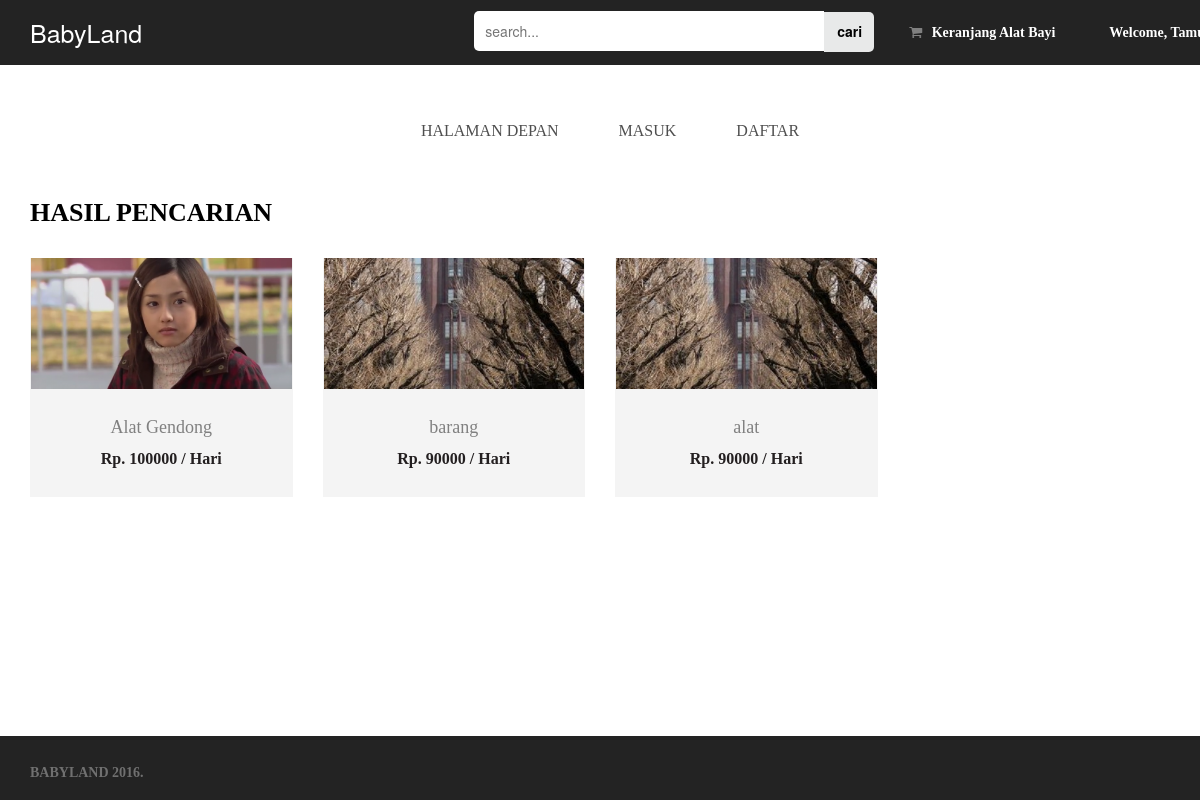
Before: /index.php/controller_cari with the older database file.
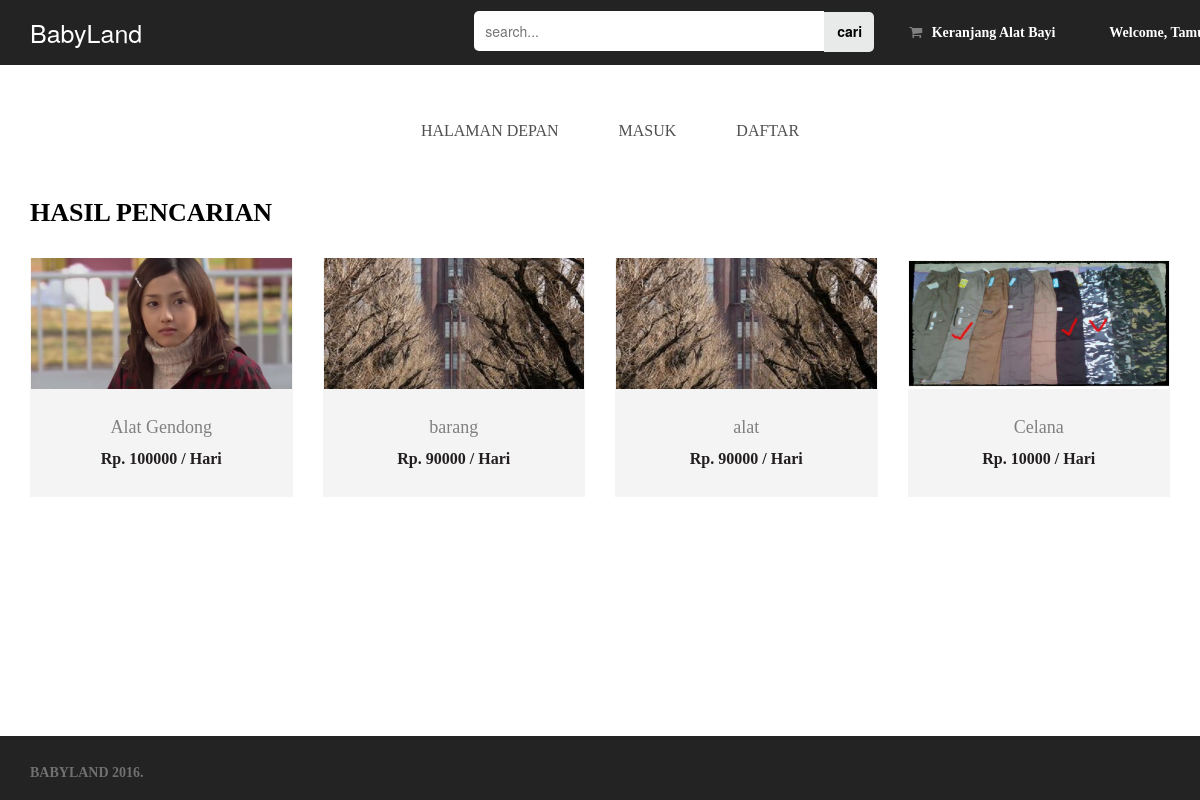
After: the same page with the newer database file.
### tables this page shows
CREATE TABLE `sewa` (
  `id_alat` int(10) UNSIGNED NOT NULL,
  `user_id` int(10) UNSIGNED NOT NULL,
  `nama_alat` varchar(100) NOT NULL,
  `jumlah` int(10) UNSIGNED NOT NULL,
  `deskripsi` varchar(255) NOT NULL,
  `harga` int(20) UNSIGNED NOT NULL,
  `foto` varchar(255) NOT NULL
);

### application/controllers/Controller_Cari.php (called while the page is built, shortened)
<?php
class Controller_Cari extends CI_Controller {
    public function __construct()
    {
        $this->load->model('model_sewa');
    }
    public function index() {
        $search = $this->input->get('search');
        $user = array("user" => $this->model_sewa->cariAlatBayi($search));
        $this->load->view('HalamanPencarian',$user);
    }
}

### index.php (called while the page is built, shortened)
<?php
require_once BASEPATH.'core/CodeIgniter.php';

### application/models/model_sewa.php (called while the page is built, shortened)
<?php
class Model_Sewa extends CI_Model{
	function cariAlatBayi($id){
	$this->db->select('*');
	$this->db->from('sewa');
	$this->db->join('pengguna', 'sewa.user_id = pengguna.id_user','left');
	$this->db->like('sewa.nama_alat',$id);
	return $this->db->get()->result();
}
}
 ?>

### application/views/HalamanPencarian.php (the view, shortened to what the changed rows need)
<!doctype html>
<html lang="en" class="no-js" style="height: 100%;">
    <head>
        <link rel="stylesheet" type="text/css" href="<?php echo base_url() ?>css/fonts/font-roboto.css">
        <link rel="stylesheet" type="text/css" href="<?php echo base_url() ?>css/fonts/font-opensans.css">
        <link rel="stylesheet" type="text/css" href="<?php echo base_url() ?>css/bootstrap.css" media="screen">
        <link rel="stylesheet" type="text/css" href="<?php echo base_url() ?>css/login.css" media="screen">
        <link rel="stylesheet" type="text/css" href="<?php echo base_url() ?>css/settinggambar.css" media="screen">
        <link rel="stylesheet" type="text/css" href="<?php echo base_url() ?>css/fullwidth.css" media="screen" />
        <link rel="stylesheet" type="text/css" href="<?php echo base_url() ?>css/settings.css" media="screen" />
        <link rel="stylesheet" type="text/css" href="<?php echo base_url() ?>css/magnific-popup.css" media="screen">
        <link rel="stylesheet" type="text/css" href="<?php echo base_url() ?>css/font-awesome.css" media="screen">
        <link rel="stylesheet" type="text/css" href="<?php echo base_url() ?>css/animate.css" media="screen">
        <link rel="stylesheet" type="text/css" href="<?php echo base_url() ?>css/style.css" media="screen">
    </head>
    <body style="position: relative;padding:0;min-height: 100%">
        <div id="container" >
            <div id="content">
                <div class="section-content shop-section">
                    <div class="container">
                        <div class="sewa-row">
                            <h1 style="color: black;margin:0">Hasil Pencarian</h1>
                            <div class="carousel-inner">
                                <div class="item active">
                                    <div class="row">
                                        <?php foreach ($user as $data) { ?>
                                            <div class="col-sm-3" style="margin-bottom: 20px;margin-top: 30px">
                                                <a href="<?php echo base_url('index.php/Controller_AlatBayi/index') . '/' . $data->id_alat ?>">
                                                    <div class="product-post">
                                                        <div class="product-gal item-image">
                                                            <img alt="" src="<?php echo base_url() . 'uploads/thumbs/' . $data->foto; ?>"/>
                                                        </div>
                                                        <div class="product-content item-content">
                                                            <h3><?php echo $data->nama_alat; ?></h3>
                                                            <p class="price">Rp.  <?php echo $data->harga. " / Hari"; ?></p>
                                                        </div>
                                                    </div>
                                                </a>
                                            </div>
                                        <?php } ?>
                                    </div>
                                </div>
                            </div>
                        </div>
                    </div>
                </div>
            </div>
        </div>
    </body>
</html>

Changed rows visible on the page:
added sewa: foto (picture), nama_alat "Celana", harga "10000"
